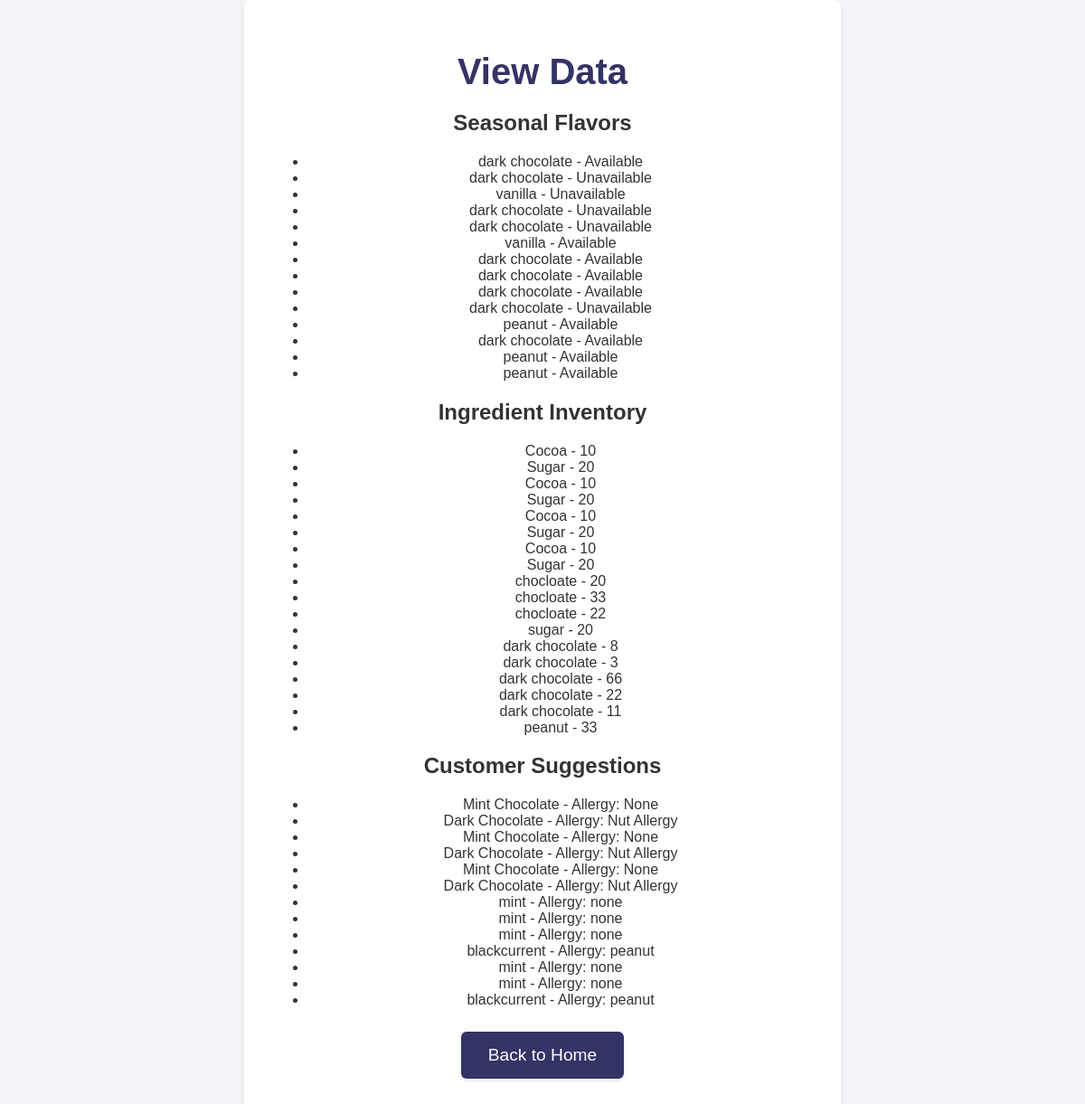
Page /view_data on the committed database.
### tables this page shows
CREATE TABLE seasonal_flavors (
            id INTEGER PRIMARY KEY AUTOINCREMENT,
            name TEXT NOT NULL,
            availability TEXT NOT NULL
        );

CREATE TABLE ingredient_inventory (
            id INTEGER PRIMARY KEY AUTOINCREMENT,
            ingredient_name TEXT NOT NULL,
            quantity INTEGER NOT NULL
        );

CREATE TABLE customer_suggestions (
            id INTEGER PRIMARY KEY AUTOINCREMENT,
            flavor_suggestion TEXT,
            allergy_concern TEXT
        );

### main.py (the view)
@app.route('/view_data')
def view_data():
    flavors = view_seasonal_flavors()
    ingredients = view_ingredients()
    suggestions = view_customer_suggestions()
    return render_template('view_data.html', flavors=flavors, ingredients=ingredients, suggestions=suggestions)

### main.py (called while the page is built)
def view_seasonal_flavors():
    try:
        conn = sqlite3.connect('chocolate_house.db')
        cursor = conn.cursor()
        cursor.execute('SELECT * FROM seasonal_flavors')
        flavors = cursor.fetchall()
        return flavors
    except sqlite3.Error as e:
        print(f"Error viewing seasonal flavors: {e}")
        return []
    finally:
        conn.close()

def view_ingredients():
    try:
        conn = sqlite3.connect('chocolate_house.db')
        cursor = conn.cursor()
        cursor.execute('SELECT * FROM ingredient_inventory')
        ingredients = cursor.fetchall()
        return ingredients
    except sqlite3.Error as e:
        print(f"Error viewing ingredients: {e}")
        return []
    finally:
        conn.close()

def view_customer_suggestions():
    try:
        conn = sqlite3.connect('chocolate_house.db')
        cursor = conn.cursor()
        cursor.execute('SELECT * FROM customer_suggestions')
        suggestions = cursor.fetchall()
        return suggestions
    except sqlite3.Error as e:
        print(f"Error viewing customer suggestions: {e}")
        return []
    finally:
        conn.close()

### templates/view_data.html (shortened to what this page needs)
<!DOCTYPE html>
<html lang="en">
<head>
    <link rel="stylesheet" href="{{ url_for('static', filename='style.css') }}">
</head>
<body>
    <div class="container">
        <h1>View Data</h1>
        <h2>Seasonal Flavors</h2>
        <ul>
            {% for flavor in flavors %}
                <li>{{ flavor[1] }} - {{ flavor[2] }}</li>
            {% endfor %}
        </ul>
        <h2>Ingredient Inventory</h2>
        <ul>
            {% for ingredient in ingredients %}
                <li>{{ ingredient[1] }} - {{ ingredient[2] }}</li>
            {% endfor %}
        </ul>
        <h2>Customer Suggestions</h2>
        <ul>
            {% for suggestion in suggestions %}
                <li>{{ suggestion[1] }} - Allergy: {{ suggestion[2] }}</li>
            {% endfor %}
        </ul>
        <a class="link-box" href="{{ url_for('index') }}">Back to Home</a>
    </div>
</body>
</html>

### static/style.css (style rules this page uses)
body { font-family: Arial, sans-serif; background-color: #f4f4f9; color: #333; margin: 0; display: flex; justify-content: center; align-items: center; min-height: 100vh; }
.container { text-align: center; background-color: #ffffff; padding: 30px; border-radius: 8px; box-shadow: 0 4px 8px rgba(0, 0, 0, 0.1); width: 80%; max-width: 600px; }
h1 { color: #333366; font-size: 2.5em; margin-bottom: 20px; }
.link-box { display: inline-block; margin: 10px; padding: 15px 30px; font-size: 1.2em; color: #ffffff; background-color: #333366; text-decoration: none; border-radius: 6px; transition: background-color 0.3s ease; box-shadow: 0 2px 4px rgba(0, 0, 0, 0.1); }

### rows in the picture
seasonal_flavors: name "dark chocolate", availability "Available"
seasonal_flavors: name "dark chocolate", availability "Unavailable"
seasonal_flavors: name "vanilla", availability "Unavailable"
seasonal_flavors: name "dark chocolate", availability "Unavailable"
seasonal_flavors: name "dark chocolate", availability "Unavailable"
seasonal_flavors: name "vanilla", availability "Available"
seasonal_flavors: name "dark chocolate", availability "Available"
seasonal_flavors: name "dark chocolate", availability "Available"
seasonal_flavors: name "dark chocolate", availability "Available"
seasonal_flavors: name "dark chocolate", availability "Unavailable"
seasonal_flavors: name "peanut", availability "Available"
seasonal_flavors: name "dark chocolate", availability "Available"
seasonal_flavors: name "peanut", availability "Available"
seasonal_flavors: name "peanut", availability "Available"
ingredient_inventory: ingredient_name "Cocoa", quantity "10"
ingredient_inventory: ingredient_name "Sugar", quantity "20"
ingredient_inventory: ingredient_name "Cocoa", quantity "10"
ingredient_inventory: ingredient_name "Sugar", quantity "20"
ingredient_inventory: ingredient_name "Cocoa", quantity "10"
ingredient_inventory: ingredient_name "Sugar", quantity "20"
ingredient_inventory: ingredient_name "Cocoa", quantity "10"
ingredient_inventory: ingredient_name "Sugar", quantity "20"
ingredient_inventory: ingredient_name "chocloate", quantity "20"
ingredient_inventory: ingredient_name "chocloate", quantity "33"
ingredient_inventory: ingredient_name "chocloate", quantity "22"
ingredient_inventory: ingredient_name "sugar", quantity "20"
ingredient_inventory: ingredient_name "dark chocolate", quantity "8"
ingredient_inventory: ingredient_name "dark chocolate", quantity "3"
ingredient_inventory: ingredient_name "dark chocolate", quantity "66"
ingredient_inventory: ingredient_name "dark chocolate", quantity "22"
ingredient_inventory: ingredient_name "dark chocolate", quantity "11"
ingredient_inventory: ingredient_name "peanut", quantity "33"
customer_suggestions: flavor_suggestion "Mint Chocolate", allergy_concern "None"
customer_suggestions: flavor_suggestion "Dark Chocolate", allergy_concern "Nut Allergy"
customer_suggestions: flavor_suggestion "Mint Chocolate", allergy_concern "None"
customer_suggestions: flavor_suggestion "Dark Chocolate", allergy_concern "Nut Allergy"
customer_suggestions: flavor_suggestion "Mint Chocolate", allergy_concern "None"
customer_suggestions: flavor_suggestion "Dark Chocolate", allergy_concern "Nut Allergy"
customer_suggestions: flavor_suggestion "mint", allergy_concern "none"
customer_suggestions: flavor_suggestion "mint", allergy_concern "none"
customer_suggestions: flavor_suggestion "mint", allergy_concern "none"
customer_suggestions: flavor_suggestion "blackcurrent", allergy_concern "peanut"
customer_suggestions: flavor_suggestion "mint", allergy_concern "none"
customer_suggestions: flavor_suggestion "mint", allergy_concern "none"
customer_suggestions: flavor_suggestion "blackcurrent", allergy_concern "peanut"
